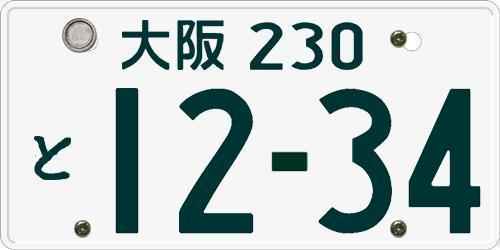
#> input picture bien2.jpg, 500 x 250 px
$ python -i model.py   (imports and definitions only)
#> lines starting #> are read from the running program, lines starting #| are printed output that depends on the picture; after the words box and inside, x2 and y2 are one past the last pixel; in counts of white or black regions, pixels touching at a corner belong together
import cv2
import numpy as np
from PIL import Image
from datetime import datetime

def intersect(rect1, rect2):
    left = min(rect1[0], rect2[0])
    top  = min(rect1[1], rect2[1])
    right = max(rect1[0] + rect1[2], rect2[0] + rect2[2])
    bottom = max(rect1[1] + rect1[3], rect2[1] + rect2[3])
    return (left, top, right - left, bottom - top)

class Model:
    def __init__(self, img_link):
#> called with img_link = 'bien2.jpg'
        ori_img = cv2.imread(img_link)
#> ori_img is the input picture: shape (250, 500, 3); mean B, G, R 204.9, 205, 195.4
        self.image = ori_img

    def img_bin(self):
        im_gray = cv2.cvtColor(self.image,cv2.COLOR_BGR2GRAY)
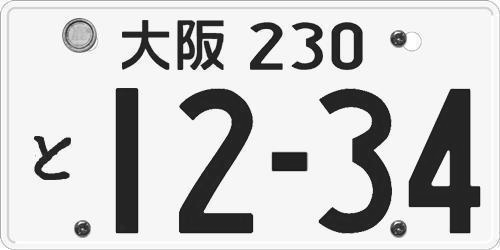
#> im_gray: shape (250, 500); min 5, max 255, mean 202.1
        image_blurred = cv2.GaussianBlur(im_gray, (5, 5), 0)
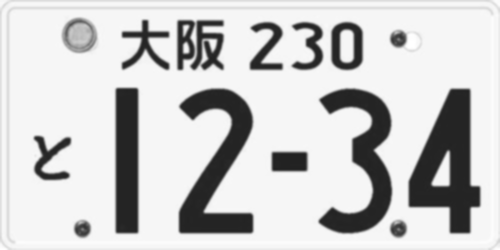
#> image_blurred: shape (250, 500); min 32, max 255, mean 202.3
        kernel = np.ones((3,3),np.uint8)
        erosion = cv2.erode(image_blurred,kernel,iterations = 1)
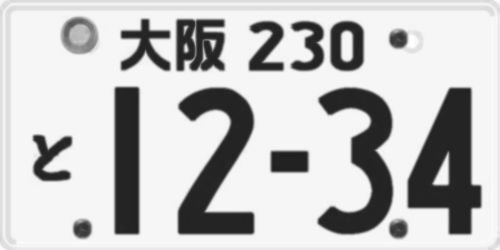
#> erosion: shape (250, 500); min 32, max 255, mean 194.2
        opening = cv2.morphologyEx(erosion, cv2.MORPH_OPEN, kernel)

        im,thresh = cv2.threshold(opening,127,255,cv2.THRESH_BINARY_INV+cv2.THRESH_OTSU)
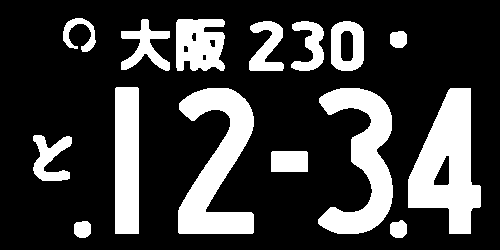
#> thresh: shape (250, 500); 24.1% white; 15 white regions, largest, box (x1, y1, x2, y2) and area: (408, 88, 481, 234) 6187, (178, 88, 254, 234) 5834, (318, 88, 393, 234) 5221
#> im = 144
        return thresh

    def img_rects(self):
        kernel = cv2.getStructuringElement(cv2.MORPH_CROSS, (5, 5))
        erosion = cv2.erode(self.img_bin(), kernel, iterations = 1)
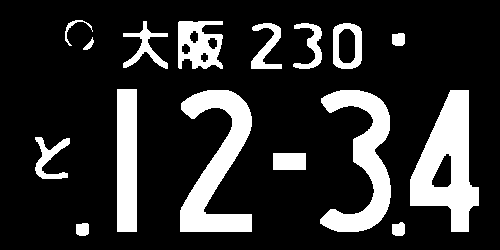
#> erosion: shape (250, 500); 18.6% white; 16 white regions, largest, box (x1, y1, x2, y2) and area: (410, 90, 479, 232) 5279, (180, 90, 252, 232) 4857, (320, 90, 391, 232) 4311

        kernel1 = cv2.getStructuringElement(cv2.MORPH_RECT, (7, 7))
        dilation = cv2.dilate(erosion, kernel1, iterations = 1)
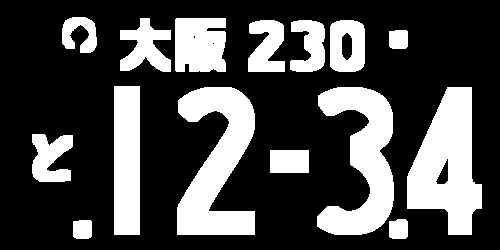
#> dilation: shape (250, 500); 29% white; 15 white regions

        contours,hierachy = cv2.findContours(dilation,cv2.RETR_EXTERNAL,cv2.CHAIN_APPROX_SIMPLE)
#> contours = 15 contours; largest, box (x1, y1, x2, y2) and area: (407, 87, 482, 235) 6814, (177, 87, 255, 235) 6580, (317, 87, 394, 235) 5980, (114, 86, 140, 235) 3700, (175, 18, 226, 72) 2478
        rects = [cv2.boundingRect(cnt) for cnt in contours]
#> rects = 15 items, first 6: (73, 220, 19, 19), (389, 219, 19, 20), (270, 150, 39, 23), (32, 134, 41, 48), (407, 87, 75, 148), (317, 87, 77, 148)

        height = self.image.shape[0]
#> height = 250
        width = self.image.shape[1]
#> width = 500
        rects_kanji = []
        rects_num1 = []
        rects_hira = []
        rects_num2 = []
        rects_hira_fin = []

        for r in rects:
            (x,y,w,h) = r
            if (w <= 25 or h <= 25):
                rects.remove(r)
#> this loop made 12 passes
#> (x, y, w, h) on passes 1 to 12: (73, 220, 19, 19), (270, 150, 39, 23), (407, 87, 75, 148), (317, 87, 77, 148), (177, 87, 78, 148), (114, 86, 26, 149), (389, 30, 19, 19), (290, 20, 35, 52), (248, 20, 37, 52), (175, 18, 51, 54), (120, 18, 51, 54), (62, 17, 35, 36)
#> after the loop, rects = [(389, 219, 19, 20), (32, 134, 41, 48), (407, 87, 75, 148), (317, 87, 77, 148), (177, 87, 78, 148), (114, 86, 26, 149), (330, 20, 35, 52), (290, 20, 35, 52), (248, 20, 37, 52), (175, 18, 51, 54), (120, 18, 51, 54), (62, 17, 35, 36)]

        for r in rects:
            (x,y,w,h) = r
            if y < height/3:
                if (x > width/5 and x < width*0.45):
                    rects_kanji.append(r)
                elif (x > width*0.45 and x < width - width/4):
                    rects_num1.append(r)
            else:
                if (x < width/5):
                    rects_hira.append(r)
                else:
                    rects_num2.append(r)
#> this loop made 12 passes
#> after the loop, rects_hira = [(32, 134, 41, 48)]; rects_kanji = [(175, 18, 51, 54), (120, 18, 51, 54)]; rects_num1 = [(330, 20, 35, 52), (290, 20, 35, 52), (248, 20, 37, 52)]; rects_num2 = [(389, 219, 19, 20), (407, 87, 75, 148), (317, 87, 77, 148), (177, 87, 78, 148), (114, 86, 26, 149)]
        rects_kanji.sort()
        rects_num1.sort()
        rects_num2.sort()
        if (len(rects_hira) == 2):
            rects_hira_fin.append(intersect(rects_hira[0], rects_hira[1]))
        else:
            rects_hira_fin = rects_hira
#> rects_hira_fin = [(32, 134, 41, 48)]

        for r in rects_num2:
            (x,y,w,h) = r
            if (h < 40):
                rects_num2.remove(r)
#> this loop made 4 passes
#> after the loop, rects_num2 = [(114, 86, 26, 149), (177, 87, 78, 148), (317, 87, 77, 148), (407, 87, 75, 148)]

        final_rects = rects_kanji + rects_num1 + rects_hira_fin +rects_num2
#> final_rects = [(120, 18, 51, 54), (175, 18, 51, 54), (248, 20, 37, 52), (290, 20, 35, 52), (330, 20, 35, 52), (32, 134, 41, 48), (114, 86, 26, 149), (177, 87, 78, 148), (317, 87, 77, 148), (407, 87, 75, 148)]
        return final_rects, rects_kanji, rects_num1, rects_hira_fin, rects_num2

    def print_rects(self):
        rects, rects_kanji, rects_num1, rects_hira, rects_num2 = self.img_rects()
        for r in rects:
            x,y,w,h = r
            cv2.rectangle(self.image,(x,y),(x+w,y+h),(0,255,0),2)
        filename = self.file_name()
        cv2.imwrite(filename,self.image)
        rects_img = Image.open(filename)
        return rects_img

    def file_name(self):
        now = datetime.now()
        date_time = now.strftime("%m%d%Y%H%M%S")
        fn = "Recognized/" + date_time + ".png"
        return fn

>>> result = Model('bien2.jpg').img_rects()
#> result = 5 items

$ run again, on bien5.jpg
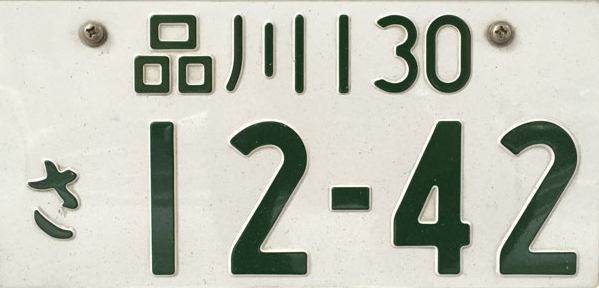
#> input picture bien5.jpg, 599 x 288 px
#> in __init__, ori_img is the input picture: shape (288, 599, 3); mean B, G, R 182.1, 194.3, 192.1
#> in img_bin, `im,thresh = cv2.threshold(opening,127,255,cv2.THRESH_BINARY_INV+cv2.TH..`:
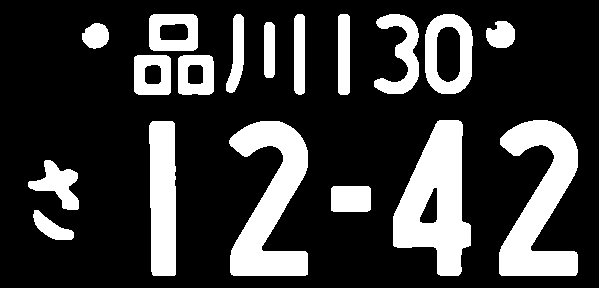
#> thresh: shape (288, 599); 22.8% white; 18 white regions, largest, box (x1, y1, x2, y2) and area: (393, 120, 471, 276) 7189, (499, 120, 578, 276) 6748, (229, 121, 308, 276) 6675
#> im = 142
#> in img_rects, `dilation = cv2.dilate(erosion, kernel1, iterations = 1)`:
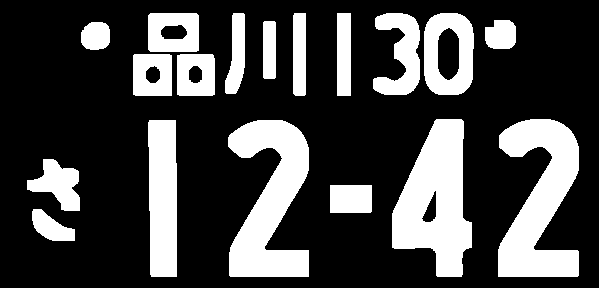
#> dilation: shape (288, 599); 26.9% white; 18 white regions
#> contours = 18 contours; largest, box (x1, y1, x2, y2) and area: (392, 119, 472, 277) 7974, (498, 119, 579, 277) 7534, (228, 120, 309, 277) 7454, (148, 120, 177, 277) 4128, (424, 13, 474, 95) 3593
#> in img_rects, `rects = [cv2.boundingRect(cnt) for cnt in contours]`: rects = 18 items, first 6: (32, 209, 43, 32), (330, 185, 42, 28), (27, 159, 53, 52), (228, 120, 81, 157), (148, 120, 29, 157), (498, 119, 81, 158)
#> the loop in img_rects, `for r in rects:` made 15 passes
#> after the loop in img_rects, `for r in rects:`: rects = 15 items, first 6: (32, 209, 43, 32), (330, 185, 42, 28), (27, 159, 53, 52), (228, 120, 81, 157), (148, 120, 29, 157), (498, 119, 81, 158)
#> after the loop in img_rects, `for r in rects:`: rects_hira = [(32, 209, 43, 32), (27, 159, 53, 52)]; rects_kanji = [(177, 54, 38, 42), (133, 54, 39, 42), (148, 13, 51, 39)]; rects_num1 = [(424, 13, 50, 82), (373, 13, 47, 82), (293, 13, 13, 83)]; rects_num2 = [(330, 185, 42, 28), (228, 120, 81, 157), (148, 120, 29, 157), (498, 119, 81, 158), (392, 119, 80, 158)]
#> the loop in img_rects, `for r in rects_num2:` made 4 passes
#> after the loop in img_rects, `for r in rects_num2:`: rects_num2 = [(148, 120, 29, 157), (228, 120, 81, 157), (392, 119, 80, 158), (498, 119, 81, 158)]
#> final_rects = [(133, 54, 39, 42), (148, 13, 51, 39), (177, 54, 38, 42), (293, 13, 13, 83), (373, 13, 47, 82), (424, 13, 50, 82), (27, 159, 53, 82), (148, 120, 29, 157), (228, 120, 81, 157), (392, 119, 80, 158), (498, 119, 81, 158)]
#> result = 5 items

$ run again, on bien6.jpg
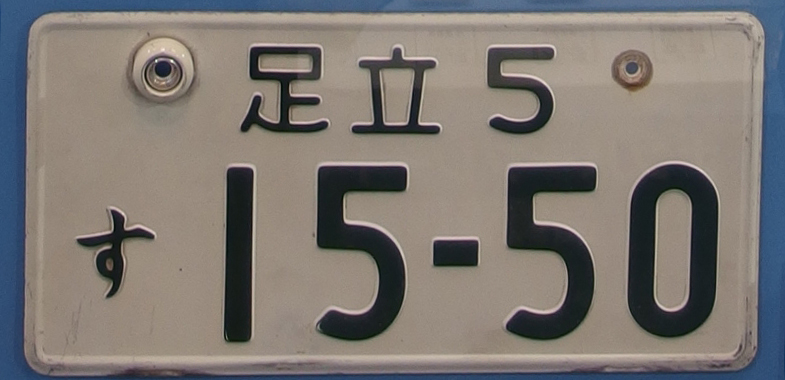
#> input picture bien6.jpg, 785 x 380 px
#> in __init__, ori_img is the input picture: shape (380, 785, 3); mean B, G, R 114.2, 119, 124.7
#> in img_bin, `im,thresh = cv2.threshold(opening,127,255,cv2.THRESH_BINARY_INV+cv2.TH..`:
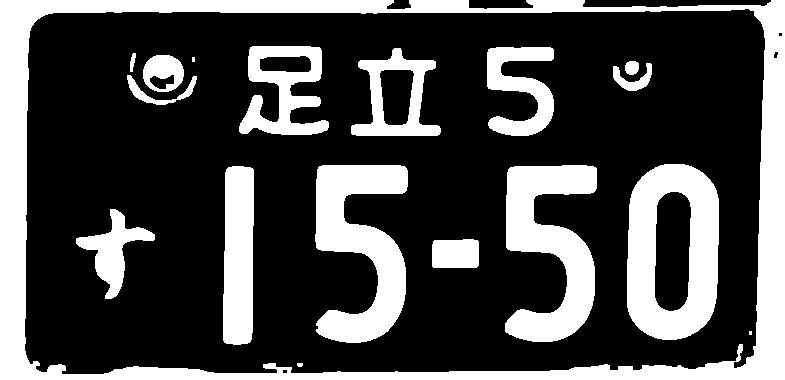
#> thresh: shape (380, 785); 28.9% white; 18 white regions (2 under 20 px), largest, box (x1, y1, x2, y2) and area: (0, 0, 785, 380) 35256, (627, 164, 719, 340) 10556, (315, 165, 408, 343) 9409
#> im = 97
#> in img_rects, `dilation = cv2.dilate(erosion, kernel1, iterations = 1)`:
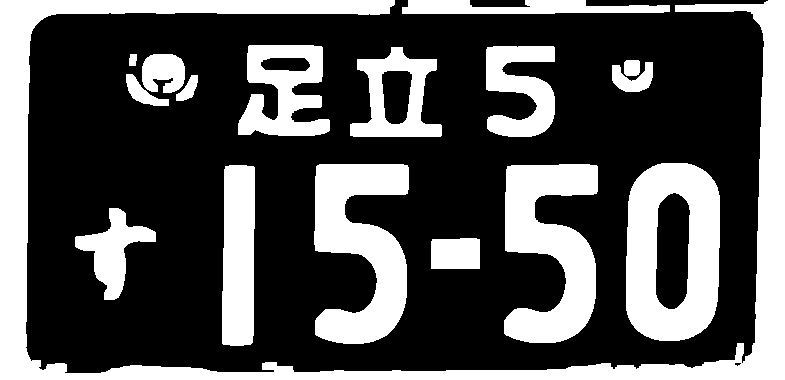
#> dilation: shape (380, 785); 32.6% white; 17 white regions
#> contours = 17 contours; largest, box (x1, y1, x2, y2) and area: (0, 0, 785, 380) 33634, (626, 163, 720, 341) 14816, (314, 164, 409, 344) 10164, (504, 164, 598, 343) 9994, (222, 165, 255, 346) 5392
#> in img_rects, `rects = [cv2.boundingRect(cnt) for cnt in contours]`: rects = 17 items, first 6: (431, 238, 49, 31), (75, 208, 81, 92), (222, 165, 33, 181), (504, 164, 94, 179), (314, 164, 95, 180), (626, 163, 94, 178)
#> the loop in img_rects, `for r in rects:` made 13 passes
#> after the loop in img_rects, `for r in rects:`: rects = [(431, 238, 49, 31), (75, 208, 81, 92), (222, 165, 33, 181), (504, 164, 94, 179), (314, 164, 95, 180), (626, 163, 94, 178), (126, 74, 43, 32), (612, 62, 41, 30), (142, 54, 43, 39), (350, 47, 92, 90), (486, 46, 69, 91), (238, 45, 92, 91), (0, 0, 785, 380)]
#> after the loop in img_rects, `for r in rects:`: rects_hira = [(75, 208, 81, 92)]; rects_kanji = [(350, 47, 92, 90), (238, 45, 92, 91)]; rects_num1 = [(486, 46, 69, 91)]; rects_num2 = [(431, 238, 49, 31), (222, 165, 33, 181), (504, 164, 94, 179), (314, 164, 95, 180), (626, 163, 94, 178)]
#> rects_hira_fin = [(75, 208, 81, 92)]
#> the loop in img_rects, `for r in rects_num2:` made 4 passes
#> after the loop in img_rects, `for r in rects_num2:`: rects_num2 = [(222, 165, 33, 181), (314, 164, 95, 180), (504, 164, 94, 179), (626, 163, 94, 178)]
#> final_rects = [(238, 45, 92, 91), (350, 47, 92, 90), (486, 46, 69, 91), (75, 208, 81, 92), (222, 165, 33, 181), (314, 164, 95, 180), (504, 164, 94, 179), (626, 163, 94, 178)]
#> result = 5 items
